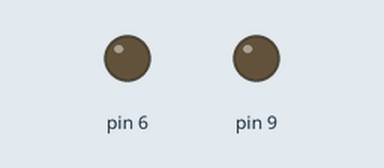
Recording of a sketch running on a simulated Arduino Uno, built with avr-gcc and run on an emulated ATmega328P. On the bench: output pins drawn as LEDs (lit = HIGH). Random numbers use the default seed unless the sketch sets one.

Above: at 0.05 s.
At 2.9 s:
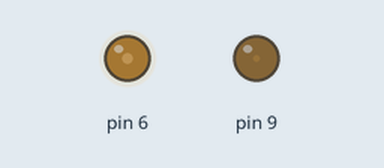
At 5.2 s:
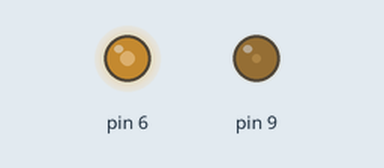
At 10.4 s:
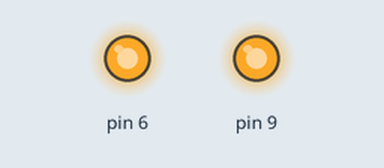
Timing chart, 0 to 13.5 s (numbered marks = the images above):
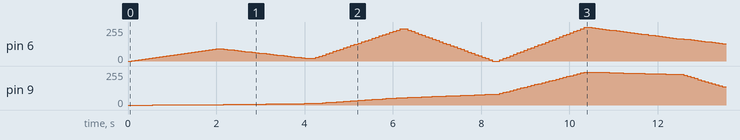

The sketch:

alexbot.ino
```cpp
void setup() {
  // put your setup code here, to run once:
  pinMode(6, OUTPUT);
  pinMode(9, OUTPUT);
  // seed the random so alexbot doesn't always use the exact same sequence
  randomSeed(analogRead(1));
}

double old_random_1, old_random_2;

void loop() {
  // put your main code here, to run repeatedly:
  double new_random_1 = random_squared_256();
  double new_random_2 = random_squared_256();
  for (int i = 0; i <= 25; i++) {
    analogWrite(6, old_random_1 + i * (new_random_1 - old_random_1) / 25.0);
    analogWrite(9, old_random_2 + i * (new_random_2 - old_random_2) / 25.0);
    delay(80);
  };
  old_random_1 = new_random_1;
  old_random_2 = new_random_2;
}

double random_squared_256() {
  double val = random(490) / 490.0 * 16;
  return val * val;
}
```
